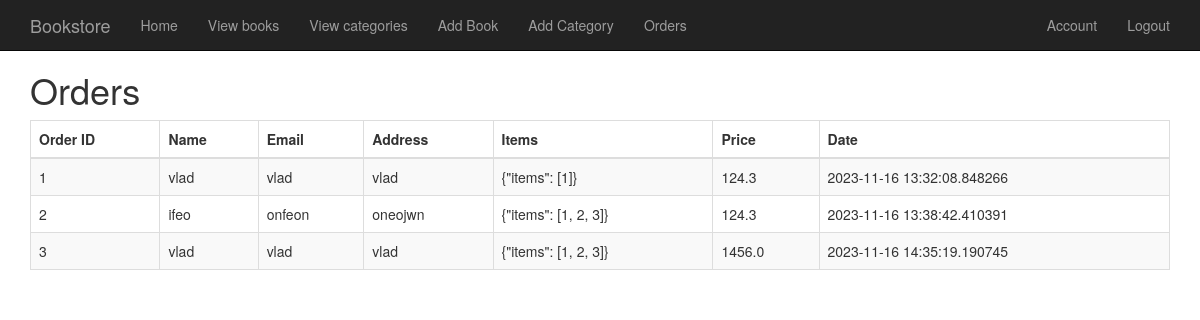
/orders (signed in), run on the app's committed database.
### app/models.py (models this page shows, shortened)
class Order(db.Model):
    __tablename__ = 'orders'
    id = db.Column(db.Integer, primary_key = True)
    name = db.Column(db.String(64))
    email = db.Column(db.String(64))
    address = db.Column(db.String(128))
    items = db.Column(db.String(255))
    date = db.Column(db.DateTime, default=datetime.utcnow)
    user_id = db.Column(db.Integer, db.ForeignKey('users.id'))
    price = db.Column(db.Float)
    status = db.Column(db.String(20), default='processing') # processing/delivered
    user = db.relationship('User', backref=db.backref('orders', lazy=True))

### app/store/views.py (the view)
@store.route("/orders", methods=["GET", "POST"])
@role_required("admin")
def orders():
    all_orders = Order.query.all()
    return render_template("store/orders.html", orders=all_orders)

### app/auth/auth_controller.py (called while the page is built)
def role_required(role):
    def decorator(func):
        @wraps(func)
        def wrapper(*args, **kwargs):
            if not current_user.is_authenticated:
                abort(403)  # Forbidden
            if role == 'admin' and not current_user.role == 'admin':
                abort(403)  # Forbidden
            return func(*args, **kwargs)
        return wrapper
    return decorator

### app/models.py (called while the page is built)
@login_manager.user_loader
def load_user(user_id):
    return User.query.get(user_id)

### app/store/templates/store/orders.html
{% extends 'base.html' %}
{% block container %}
    <h1>Orders</h1>
    <div class="table-responsive">
        <table class="table table-striped table-bordered">
            <thead>
                <tr>
                    <th>Order ID</th>
                    <th>Name</th>
                    <th>Email</th>
                    <th>Address</th>
                    <th>Items</th>
                    <th>Price</th>
                    <th>Date</th>
                </tr>
            </thead>
            <tbody>
                {% for order in orders %}
                    <tr>
                        <td>{{ order.id }}</td>
                        <td>{{ order.name }}</td>
                        <td>{{ order.email }}</td>
                        <td>{{ order.address }}</td>
                        <td>{{ order.items }}</td>
                        <td>{{ order.price }}</td>
                        <td>{{ order.date }}</td>
                    </tr>
                {% endfor %}
            </tbody>
        </table>
    </div>
{% endblock %}

### app/static/css/main.css (style rules this page uses)
body { padding-top: 50px; }

### data on the page
Order: id "1", name "vlad", email "vlad", address "vlad", items "{\"items\": [1]}", price "124.3", date "2023-11-16 13:32:08.848266"
Order: id "2", name "ifeo", email "onfeon", address "oneojwn", items "{\"items\": [1, 2, 3]}", price "124.3", date "2023-11-16 13:38:42.410391"
Order: id "3", name "vlad", email "vlad", address "vlad", items "{\"items\": [1, 2, 3]}", price "1456.0", date "2023-11-16 14:35:19.190745"
